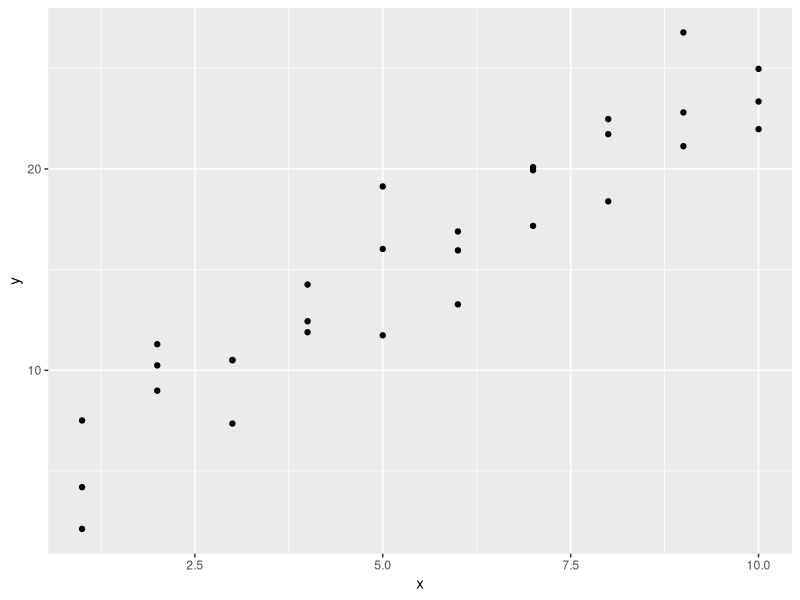
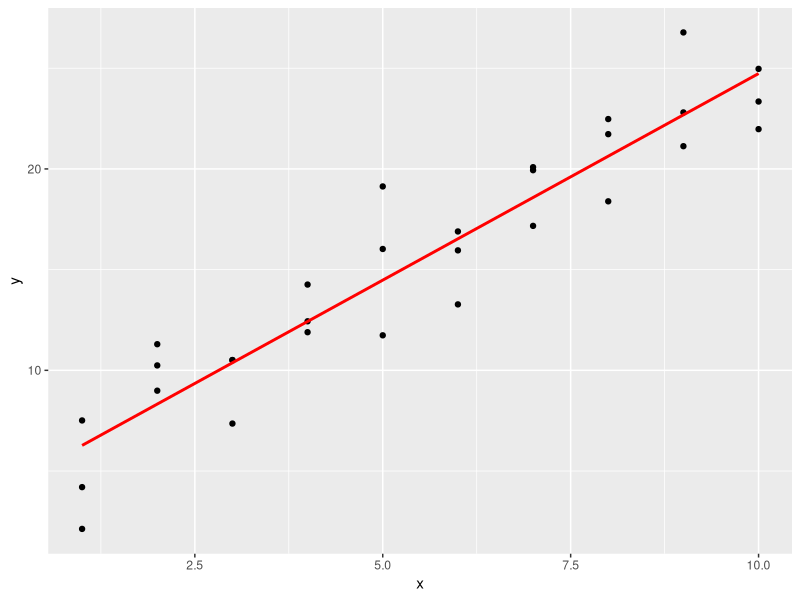
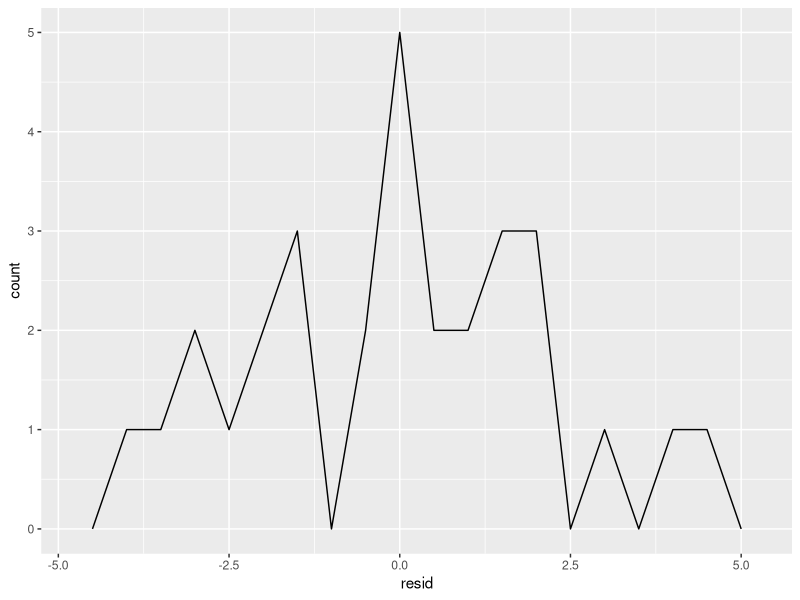
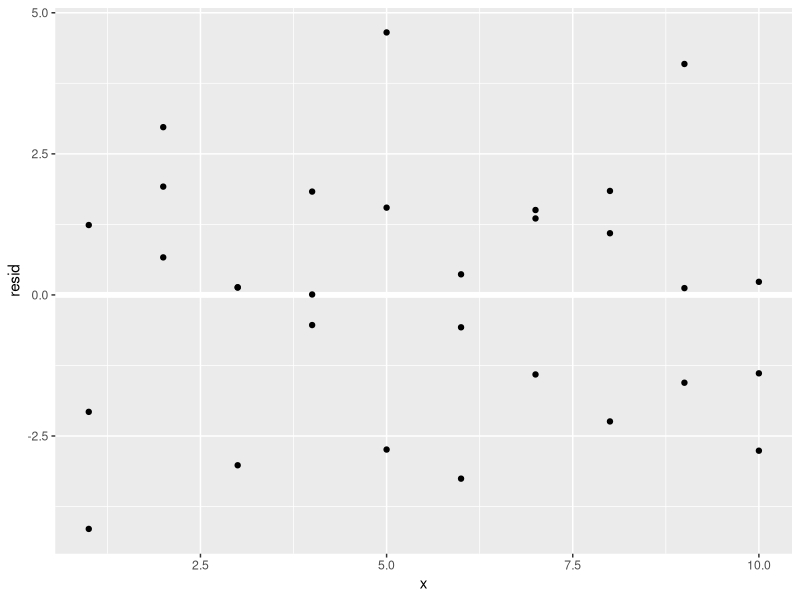
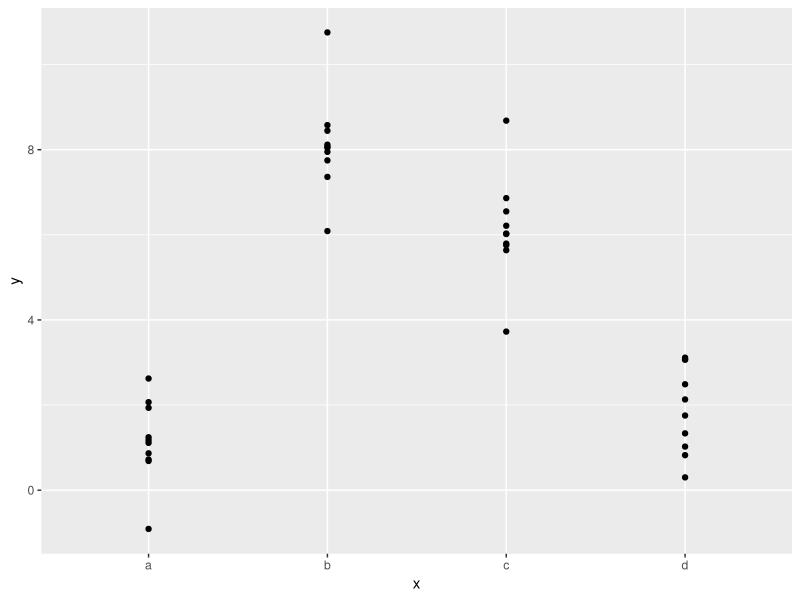
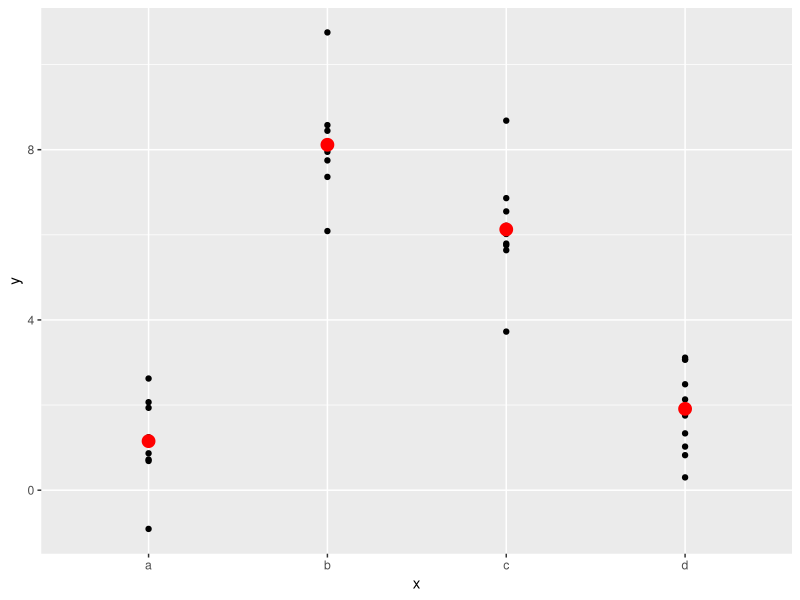
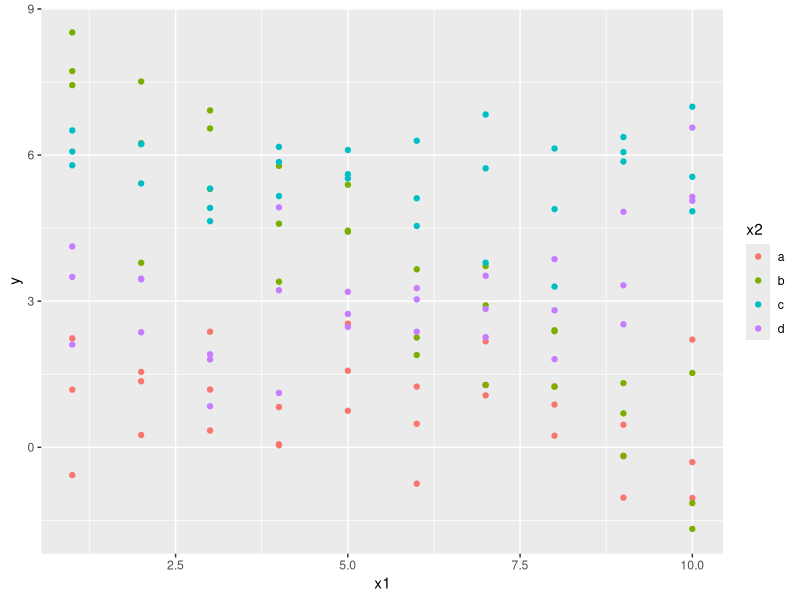
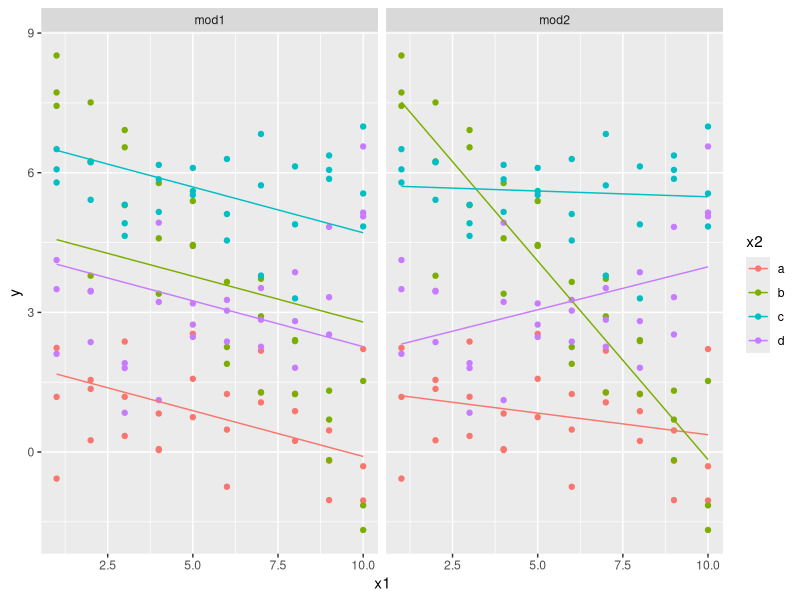

Generate these figures, in order, with R:
## ---- chunk 1
library(tidyverse)
library(modelr) # for model 
options(na.action = na.warn)
## ---- chunk 2
ggplot(sim1, aes(x, y)) + 
  geom_point()
## ---- chunk 3
sim1_mod <- lm(y ~ x, data = sim1)
# coefficient only
coef(sim1_mod)
## ---- chunk 4
grid <- sim1 %>% 
  data_grid(x) %>% 
  add_predictions(sim1_mod)
## ---- chunk 5
sim1 %>% ggplot(aes(x)) + 
  geom_point(aes(y = y)) + 
  geom_line(
    aes(y = pred),
    data = grid,
    colour = "red", 
    size = 1
)
## ---- chunk 6
sim1 <- sim1 %>% 
  add_residuals(sim1_mod)
## ---- chunk 7
sim1 %>% 
  ggplot(aes(resid)) + 
  geom_freqpoly(binwidth = 0.5)
## ---- chunk 8
sim1 %>% 
  ggplot(aes(x, resid)) + 
  geom_ref_line(h = 0) +
  geom_point()
## ---- chunk 9
sim2 %>% 
  ggplot(aes(x, y)) + 
  geom_point()
## ---- chunk 10
mod2 <- lm(y ~ x , data = sim2)

grid <- sim2 %>% 
  data_grid(x) %>% 
  add_predictions(mod2)
grid
## ---- chunk 11
ggplot(sim2, aes(x)) +
  geom_point(aes(y = y)) + 
  geom_point(
    aes(y = pred),
    data = grid,
    size = 4,
    colour = "red"
             )
## ---- chunk 12
sim3 %>% 
  ggplot(aes(x1, y)) + 
  geom_point(aes(colour = x2))
## ---- chunk 13
mod1 <- lm(y ~ x1 + x2, data = sim3)
mod2 <- lm(y ~ x1 * x2, data = sim3)
## ---- chunk 14
grid <- sim3 %>% 
  data_grid(x1, x2) %>% 
  gather_predictions(mod1, mod2)
grid 
## ---- chunk 15
ggplot(sim3, aes(x1, y, colour = x2)) + 
  geom_point() + 
  geom_line(data = grid, aes(y = pred)) + 
  facet_wrap(~ model)
## ---- chunk 16
sim3 %>%
  gather_residuals(mod1, mod2) %>% 
  ggplot(aes(x1, resid, colour = x2)) + 
  geom_point() + 
  facet_grid(model ~ x2)
## ---- chunk 17
mod1 <- lm(y ~ x1 + x2, data = sim4)
mod2 <- lm(y ~ x1 * x2, data = sim4)
## ---- chunk 18
# prepare 

grid <- sim4 %>% 
  data_grid(
    x1 = seq_range(x1, 5),
    x2 = seq_range(x2, 5)
  ) %>% 
  gather_predictions(mod1, mod2)
grid

## ---- chunk 19
# Visulaise

grid %>% 
  ggplot(aes(x1, x2)) + 
  geom_tile(aes(fill = pred)) + 
  facet_wrap(~model)
## ---- chunk 20
ggplot(grid, aes(x1, pred, color = x2, group = x2)) + 
  geom_line() + 
  facet_wrap(~ model) 

ggplot(grid, aes(x2, pred, color = x1, group = x1)) + 
  geom_line() + 
  facet_wrap(~ model)
## ---- chunk 21
sim5 <- tibble(
  x = seq(0, 3.5 * pi, length = 50), 
  y = 4 * sin(x) + rnorm(length(x))
)
## ---- chunk 22
mod1 <- lm(y ~ splines::ns(x,1), data = sim5)
mod2 <- lm(y ~ splines::ns(x,2), data = sim5)
mod3 <- lm(y ~ splines::ns(x,3), data = sim5)
mod4 <- lm(y ~ splines::ns(x,4), data = sim5)
mod5 <- lm(y ~ splines::ns(x,5), data = sim5)

grid <- sim5 %>% 
  data_grid(x = seq_range(x, n=50, expand = 0.1)) %>% 
  gather_predictions(mod1, mod2, mod3, mod4, mod5, .pred = "y")
## ---- chunk 23
sim5 %>% 
  ggplot(aes(x, y)) + 
  geom_point() + 
  geom_line(data = grid, colour = "red") +
  facet_wrap(~model)
